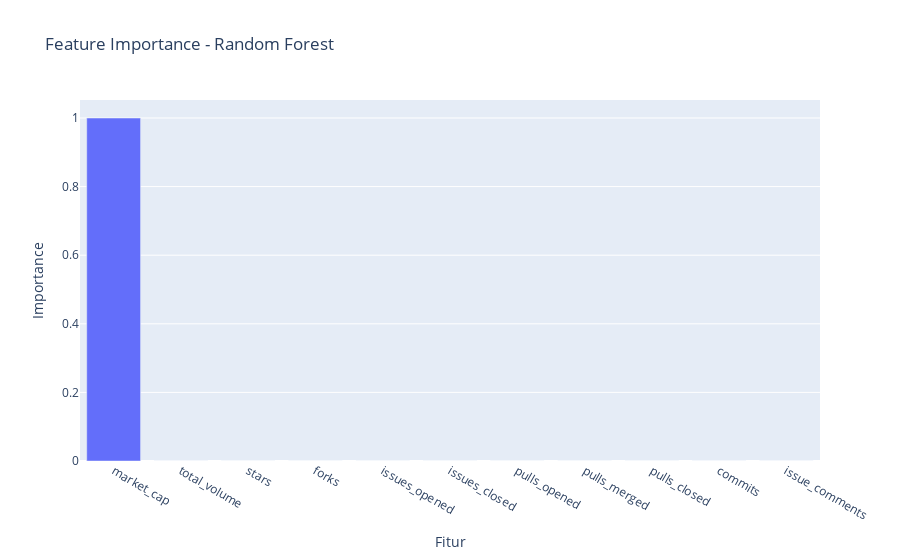

This figure's notebook cell:
### Code cell
# Visualisasi feature importance Random Forest
importances = model_price.feature_importances_
fig = px.bar(x=X_features, y=importances, labels={'x': 'Fitur', 'y': 'Importance'},
             title='Feature Importance - Random Forest')
fig.show()
for feat, imp in zip(X_features, importances):
    print(f"{feat}: {imp:.4f}")

### Figure 1 — Plotly figure (JSON) as saved in the notebook; plotly's stock layout.template omitted (floating-point values rounded to 4 significant figures)
{"data": [{"hovertemplate": "Fitur=%{x}<br>Importance=%{y}<extra></extra>", "legendgroup": "", "marker": {"color": "#636efa", "pattern": {"shape": ""}}, "name": "", "orientation": "v", "showlegend": false, "textposition": "auto", "type": "bar", "x": ["market_cap", "total_volume", "stars", "forks", "issues_opened", "issues_closed", "pulls_opened", "pulls_merged", "pulls_closed", "commits", "issue_comments"], "xaxis": "x", "y": [0.9998, 7.725e-05, 0.0, 1.51e-07, 8.296e-06, 6.702e-06, 1.068e-05, 1.04e-05, 9.31e-06, 1.563e-05, 5.354e-05], "yaxis": "y"}], "layout": {"barmode": "relative", "legend": {"tracegroupgap": 0}, "title": {"text": "Feature Importance - Random Forest"}, "xaxis": {"anchor": "y", "domain": [0, 1], "title": {"text": "Fitur"}}, "yaxis": {"anchor": "x", "domain": [0, 1], "title": {"text": "Importance"}}}}
